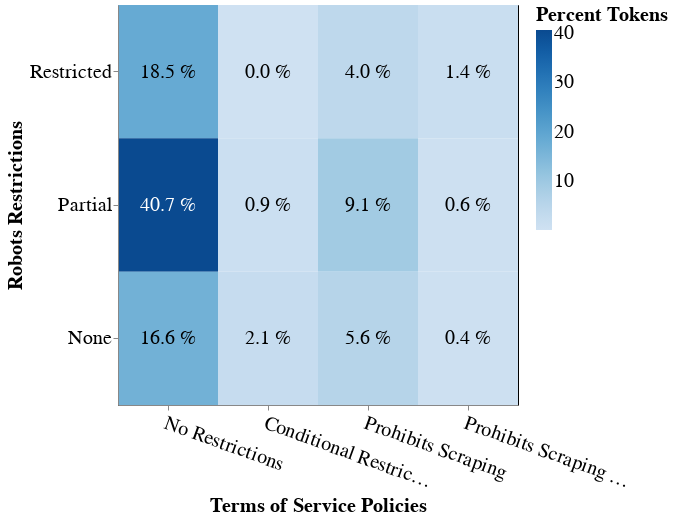

The notebook cell saved with this chart:
### Markdown cell above
### Robots & ToS Confusion Matrix

### Code cell
robots_util.prepare_tos_robots_confusion_matrix(
    tos_policies,
    url_robots_summary,
    COMPANIES_TO_ANALYZE,
    url_token_lookup,
    corpora_choice="dolma",
)

### Figure 1 — Vega-Lite specification as saved in the notebook (floating-point values rounded to 4 significant figures)
{"config": {"view": {"continuousWidth": 300, "continuousHeight": 300, "stroke": "black"}, "axis": {"domain": true, "labelFont": "sans-serif", "labelFontSize": 20, "titleFont": "sans-serif", "titleFontSize": 20}, "axisX": {"domain": true, "labelAngle": 20}, "axisY": {"domain": true}, "legend": {"labelFont": "sans-serif", "labelFontSize": 20, "titleFont": "sans-serif", "titleFontSize": 20}}, "layer": [{"mark": {"type": "rect"}, "encoding": {"color": {"field": "Percent Tokens", "scale": {"scheme": "blues"}, "type": "quantitative"}, "order": {"field": "order", "type": "quantitative"}, "x": {"field": "Terms of Service Policies", "sort": ["No Restrictions", "Conditional Restrictions", "Prohibits AI", "Prohibits Scraping", "Prohibits Scraping & AI"], "title": "Terms of Service Policies", "type": "nominal"}, "y": {"field": "Robots Restrictions", "sort": ["Restricted", "Partial", "None"], "title": "Robots Restrictions", "type": "nominal"}}}, {"mark": {"type": "text", "align": "center", "baseline": "middle", "font": "sans-serif", "fontSize": 20}, "encoding": {"color": {"condition": {"test": "(datum.Percent > 30)", "value": "white"}, "value": "black"}, "order": {"field": "order", "type": "quantitative"}, "text": {"field": "Formatted Percent Tokens", "type": "nominal"}, "x": {"field": "Terms of Service Policies", "sort": ["No Restrictions", "Conditional Restrictions", "Prohibits AI", "Prohibits Scraping", "Prohibits Scraping & AI"], "title": "Terms of Service Policies", "type": "nominal"}, "y": {"field": "Robots Restrictions", "sort": ["Restricted", "Partial", "None"], "title": "Robots Restrictions", "type": "nominal"}}}], "data": {"name": "data-9757f3de0d3d90375dd203fde73bdc0e"}, "height": 400, "width": 400, "$schema": "https://vega.github.io/schema/vega-lite/v5.17.0.json", "datasets": {"data-9757f3de0d3d90375dd203fde73bdc0e": [{"Robots Restrictions": "Restricted", "Terms of Service Policies": "No Restrictions", "Count": 125, "Token Counts": 14057629413, "Percent": 11.11, "Percent Tokens": 18.54, "Formatted Percent": "11.1 %", "Formatted Percent Tokens": "18.5 %"}, {"Robots Restrictions": "Restricted", "Terms of Service Policies": "Conditional Restrictions", "Count": 2, "Token Counts": 17150145, "Percent": 0.18, "Percent Tokens": 0.02, "Formatted Percent": "0.2 %", "Formatted Percent Tokens": "0.0 %"}, {"Robots Restrictions": "Restricted", "Terms of Service Policies": "Prohibits Scraping", "Count": 33, "Token Counts": 3056292753, "Percent": 2.93, "Percent Tokens": 4.03, "Formatted Percent": "2.9 %", "Formatted Percent Tokens": "4.0 %"}, {"Robots Restrictions": "Restricted", "Terms of Service Policies": "Prohibits Scraping & AI", "Count": 9, "Token Counts": 1027780209, "Percent": 0.8, "Percent Tokens": 1.36, "Formatted Percent": "0.8 %", "Formatted Percent Tokens": "1.4 %"}, {"Robots Restrictions": "Partial", "Terms of Service Policies": "No Restrictions", "Count": 537, "Token Counts": 30826470238, "Percent": 47.73, "Percent Tokens": 40.66, "Formatted Percent": "47.7 %", "Formatted Percent Tokens": "40.7 %"}, {"Robots Restrictions": "Partial", "Terms of Service Policies": "Conditional Restrictions", "Count": 9, "Token Counts": 650448031, "Percent": 0.8, "Percent Tokens": 0.86, "Formatted Percent": "0.8 %", "Formatted Percent Tokens": "0.9 %"}, {"Robots Restrictions": "Partial", "Terms of Service Policies": "Prohibits Scraping", "Count": 64, "Token Counts": 6926901740, "Percent": 5.69, "Percent Tokens": 9.14, "Formatted Percent": "5.7 %", "Formatted Percent Tokens": "9.1 %"}, {"Robots Restrictions": "Partial", "Terms of Service Policies": "Prohibits Scraping & AI", "Count": 7, "Token Counts": 440043360, "Percent": 0.62, "Percent Tokens": 0.58, "Formatted Percent": "0.6 %", "Formatted Percent Tokens": "0.6 %"}, {"Robots Restrictions": "None", "Terms of Service Policies": "No Restrictions", "Count": 290, "Token Counts": 12604245114, "Percent": 25.78, "Percent Tokens": 16.63, "Formatted Percent": "25.8 %", "Formatted Percent Tokens": "16.6 %"}, {"Robots Restrictions": "None", "Terms of Service Policies": "Conditional Restrictions", "Count": 10, "Token Counts": 1608392620, "Percent": 0.89, "Percent Tokens": 2.12, "Formatted Percent": "0.9 %", "Formatted Percent Tokens": "2.1 %"}, {"Robots Restrictions": "None", "Terms of Service Policies": "Prohibits Scraping", "Count": 35, "Token Counts": 4269786936, "Percent": 3.11, "Percent Tokens": 5.63, "Formatted Percent": "3.1 %", "Formatted Percent Tokens": "5.6 %"}, {"Robots Restrictions": "None", "Terms of Service Policies": "Prohibits Scraping & AI", "Count": 4, "Token Counts": 321029790, "Percent": 0.36, "Percent Tokens": 0.42, "Formatted Percent": "0.4 %", "Formatted Percent Tokens": "0.4 %"}]}}
